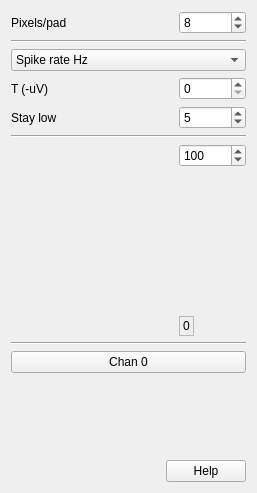
<?xml version="1.0" encoding="UTF-8"?>
<ui version="4.0">
 <class>FVShankViewTab</class>
 <widget class="QWidget" name="FVShankViewTab">
  <property name="geometry">
   <rect>
    <x>0</x>
    <y>0</y>
    <width>257</width>
    <height>493</height>
   </rect>
  </property>
  <property name="windowTitle">
   <string>Form</string>
  </property>
  <layout class="QGridLayout" name="gridLayout_2" rowstretch="0,0,0,0,0,0,0,0,0,1,0" columnstretch="1,0,0">
   <item row="1" column="0" colspan="3">
    <widget class="Line" name="line">
     <property name="sizePolicy">
      <sizepolicy hsizetype="MinimumExpanding" vsizetype="Fixed">
       <horstretch>0</horstretch>
       <verstretch>0</verstretch>
      </sizepolicy>
     </property>
     <property name="minimumSize">
      <size>
       <width>20</width>
       <height>0</height>
      </size>
     </property>
     <property name="orientation">
      <enum>Qt::Horizontal</enum>
     </property>
    </widget>
   </item>
   <item row="4" column="0">
    <widget class="QLabel" name="label_3">
     <property name="text">
      <string>Stay low</string>
     </property>
    </widget>
   </item>
   <item row="3" column="2">
    <widget class="QSpinBox" name="TSB">
     <property name="sizePolicy">
      <sizepolicy hsizetype="Preferred" vsizetype="Fixed">
       <horstretch>0</horstretch>
       <verstretch>0</verstretch>
      </sizepolicy>
     </property>
     <property name="toolTip">
      <string>Spike detection threshold</string>
     </property>
     <property name="maximum">
      <number>100000</number>
     </property>
     <property name="singleStep">
      <number>10</number>
     </property>
    </widget>
   </item>
   <item row="3" column="0">
    <widget class="QLabel" name="label_2">
     <property name="text">
      <string>T (-uV)</string>
     </property>
    </widget>
   </item>
   <item row="6" column="0" colspan="3">
    <layout class="QGridLayout" name="gridLayout" columnstretch="0,0,0">
     <item row="0" column="2">
      <widget class="QSpinBox" name="rngSB">
       <property name="sizePolicy">
        <sizepolicy hsizetype="Preferred" vsizetype="Fixed">
         <horstretch>0</horstretch>
         <verstretch>0</verstretch>
        </sizepolicy>
       </property>
       <property name="toolTip">
        <string>Darkest color = 0; brightest = this value</string>
       </property>
       <property name="maximum">
        <number>100000</number>
       </property>
       <property name="singleStep">
        <number>10</number>
       </property>
       <property name="value">
        <number>100</number>
       </property>
      </widget>
     </item>
     <item row="1" column="2">
      <spacer name="verticalSpacer">
       <property name="orientation">
        <enum>Qt::Vertical</enum>
       </property>
       <property name="sizeHint" stdset="0">
        <size>
         <width>20</width>
         <height>40</height>
        </size>
       </property>
      </spacer>
     </item>
     <item row="2" column="2">
      <widget class="QLabel" name="label_6">
       <property name="sizePolicy">
        <sizepolicy hsizetype="Fixed" vsizetype="Fixed">
         <horstretch>0</horstretch>
         <verstretch>0</verstretch>
        </sizepolicy>
       </property>
       <property name="minimumSize">
        <size>
         <width>0</width>
         <height>20</height>
        </size>
       </property>
       <property name="frameShape">
        <enum>QFrame::StyledPanel</enum>
       </property>
       <property name="text">
        <string>0</string>
       </property>
      </widget>
     </item>
     <item row="0" column="1" rowspan="3">
      <widget class="ShankViewLut" name="lut" native="true">
       <property name="sizePolicy">
        <sizepolicy hsizetype="Minimum" vsizetype="Minimum">
         <horstretch>0</horstretch>
         <verstretch>0</verstretch>
        </sizepolicy>
       </property>
       <property name="minimumSize">
        <size>
         <width>32</width>
         <height>192</height>
        </size>
       </property>
      </widget>
     </item>
     <item row="0" column="0" rowspan="3">
      <spacer name="horizontalSpacer_2">
       <property name="orientation">
        <enum>Qt::Horizontal</enum>
       </property>
       <property name="sizeHint" stdset="0">
        <size>
         <width>8</width>
         <height>0</height>
        </size>
       </property>
      </spacer>
     </item>
    </layout>
   </item>
   <item row="2" column="0" colspan="3">
    <widget class="QComboBox" name="whatCB">
     <item>
      <property name="text">
       <string>Spike rate Hz</string>
      </property>
     </item>
     <item>
      <property name="text">
       <string>AP pk-pk uV</string>
      </property>
     </item>
     <item>
      <property name="text">
       <string>LF pk-pk uV</string>
      </property>
     </item>
    </widget>
   </item>
   <item row="4" column="2">
    <widget class="QSpinBox" name="inarowSB">
     <property name="sizePolicy">
      <sizepolicy hsizetype="Preferred" vsizetype="Fixed">
       <horstretch>0</horstretch>
       <verstretch>0</verstretch>
      </sizepolicy>
     </property>
     <property name="toolTip">
      <string>Stay beyond threshold this many counts</string>
     </property>
     <property name="minimum">
      <number>1</number>
     </property>
     <property name="maximum">
      <number>100</number>
     </property>
     <property name="singleStep">
      <number>1</number>
     </property>
     <property name="value">
      <number>5</number>
     </property>
    </widget>
   </item>
   <item row="0" column="2">
    <widget class="QSpinBox" name="ypixSB">
     <property name="sizePolicy">
      <sizepolicy hsizetype="Preferred" vsizetype="Fixed">
       <horstretch>0</horstretch>
       <verstretch>0</verstretch>
      </sizepolicy>
     </property>
     <property name="toolTip">
      <string>Drawing scale</string>
     </property>
     <property name="minimum">
      <number>2</number>
     </property>
     <property name="maximum">
      <number>200</number>
     </property>
     <property name="singleStep">
      <number>2</number>
     </property>
     <property name="value">
      <number>8</number>
     </property>
    </widget>
   </item>
   <item row="5" column="0" colspan="3">
    <widget class="Line" name="line_2">
     <property name="sizePolicy">
      <sizepolicy hsizetype="MinimumExpanding" vsizetype="Fixed">
       <horstretch>0</horstretch>
       <verstretch>0</verstretch>
      </sizepolicy>
     </property>
     <property name="minimumSize">
      <size>
       <width>20</width>
       <height>0</height>
      </size>
     </property>
     <property name="orientation">
      <enum>Qt::Horizontal</enum>
     </property>
    </widget>
   </item>
   <item row="0" column="0">
    <widget class="QLabel" name="label">
     <property name="text">
      <string>Pixels/pad</string>
     </property>
    </widget>
   </item>
   <item row="10" column="1" colspan="2">
    <widget class="QPushButton" name="helpBut">
     <property name="sizePolicy">
      <sizepolicy hsizetype="Preferred" vsizetype="Fixed">
       <horstretch>0</horstretch>
       <verstretch>0</verstretch>
      </sizepolicy>
     </property>
     <property name="text">
      <string>Help</string>
     </property>
    </widget>
   </item>
   <item row="8" column="0" colspan="3">
    <widget class="QPushButton" name="chanBut">
     <property name="sizePolicy">
      <sizepolicy hsizetype="MinimumExpanding" vsizetype="Fixed">
       <horstretch>0</horstretch>
       <verstretch>0</verstretch>
      </sizepolicy>
     </property>
     <property name="toolTip">
      <string>Selected channel (click to find)</string>
     </property>
     <property name="text">
      <string>Chan 0</string>
     </property>
    </widget>
   </item>
   <item row="7" column="0" colspan="3">
    <widget class="Line" name="line_3">
     <property name="sizePolicy">
      <sizepolicy hsizetype="MinimumExpanding" vsizetype="Fixed">
       <horstretch>0</horstretch>
       <verstretch>0</verstretch>
      </sizepolicy>
     </property>
     <property name="minimumSize">
      <size>
       <width>20</width>
       <height>0</height>
      </size>
     </property>
     <property name="orientation">
      <enum>Qt::Horizontal</enum>
     </property>
    </widget>
   </item>
   <item row="10" column="0">
    <spacer name="horizontalSpacer">
     <property name="orientation">
      <enum>Qt::Horizontal</enum>
     </property>
     <property name="sizeHint" stdset="0">
      <size>
       <width>8</width>
       <height>20</height>
      </size>
     </property>
    </spacer>
   </item>
   <item row="9" column="0">
    <spacer name="verticalSpacer_2">
     <property name="orientation">
      <enum>Qt::Vertical</enum>
     </property>
     <property name="sizeHint" stdset="0">
      <size>
       <width>20</width>
       <height>40</height>
      </size>
     </property>
    </spacer>
   </item>
  </layout>
 </widget>
 <customwidgets>
  <customwidget>
   <class>ShankViewLut</class>
   <extends>QWidget</extends>
   <header>ShankViewLut.h</header>
   <container>1</container>
  </customwidget>
 </customwidgets>
 <tabstops>
  <tabstop>ypixSB</tabstop>
  <tabstop>whatCB</tabstop>
  <tabstop>TSB</tabstop>
  <tabstop>inarowSB</tabstop>
  <tabstop>rngSB</tabstop>
  <tabstop>chanBut</tabstop>
  <tabstop>helpBut</tabstop>
 </tabstops>
 <resources/>
 <connections/>
</ui>
